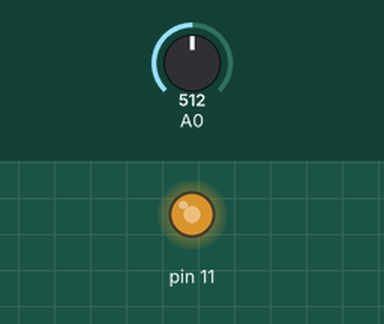
This sketch was run on a simulated Arduino Uno, built with avr-gcc and run on an emulated ATmega328P. Parts: output pins drawn as LEDs (lit = HIGH). The inputs (shaded band) are chosen by the test bench; at power-on: A0 = 512.

Above: at 1.2 s.
1.3 s: A0 set to 716
At 2.2 s:
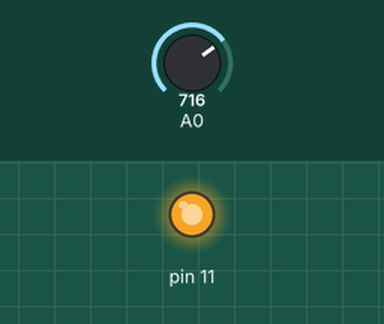
2.8 s: A0 set to 900
At 3.4 s:
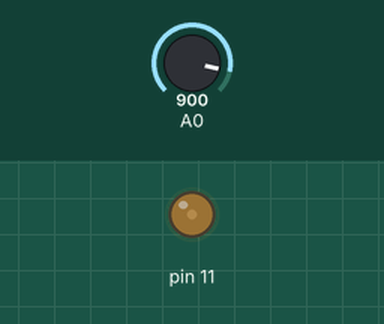
4.3 s: A0 set to 1023
At 5.5 s:
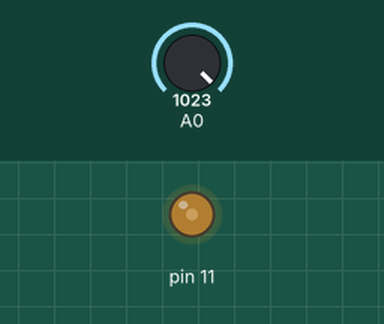
5.8 s: A0 set to 0
At 6.9 s:
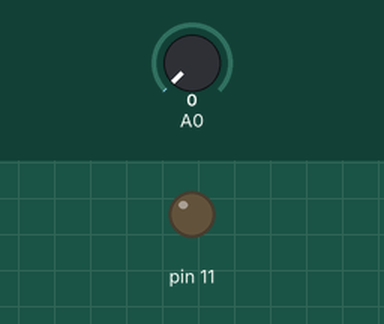
7.3 s: A0 set to 511
At 8.0 s:
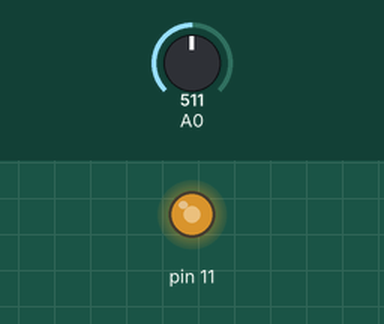
Timing chart, 0 to 9.8 s (numbered marks = the images above; inputs shaded):
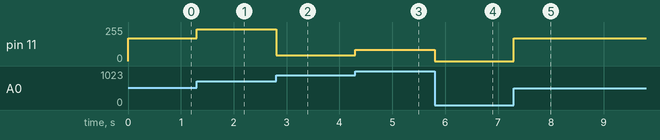

The sketch:

a7.ino
```cpp
void setup() {
  // put your setup code here, to run once:
  pinMode(11, OUTPUT);
}

void loop() {
  // put your main code here, to run repeatedly:
  int a = analogRead(A0); // 가변저항 800까지 나오므로
  analogWrite(11, a/3);
}
```

Measured:
- after the input at 1.3 s, pin 11: 170/255 → 238/255 at once
- after the input at 2.8 s, pin 11: 238/255 → 44/255 at once
- after the input at 4.3 s, pin 11: 44/255 → 85/255 at once
- after the input at 5.8 s, pin 11: 85/255 → 0/255 at once
- after the input at 7.3 s, pin 11: 0/255 → 170/255 at once
